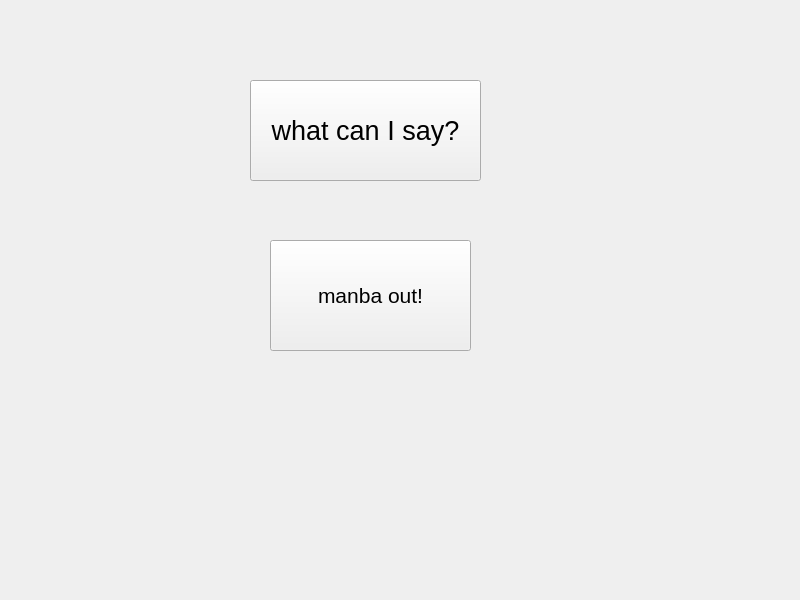
<?xml version="1.0" encoding="UTF-8"?>
<ui version="4.0">
 <class>Widget</class>
 <widget class="QWidget" name="Widget">
  <property name="geometry">
   <rect>
    <x>0</x>
    <y>0</y>
    <width>800</width>
    <height>600</height>
   </rect>
  </property>
  <property name="windowTitle">
   <string>Widget</string>
  </property>
  <widget class="QPushButton" name="pushButton">
   <property name="geometry">
    <rect>
     <x>250</x>
     <y>80</y>
     <width>231</width>
     <height>101</height>
    </rect>
   </property>
   <property name="font">
    <font>
     <pointsize>20</pointsize>
    </font>
   </property>
   <property name="text">
    <string>what can I say?</string>
   </property>
  </widget>
  <widget class="QPushButton" name="pushButton_2">
   <property name="geometry">
    <rect>
     <x>270</x>
     <y>240</y>
     <width>201</width>
     <height>111</height>
    </rect>
   </property>
   <property name="font">
    <font>
     <pointsize>16</pointsize>
    </font>
   </property>
   <property name="text">
    <string>manba out!</string>
   </property>
  </widget>
 </widget>
 <resources/>
 <connections/>
</ui>
